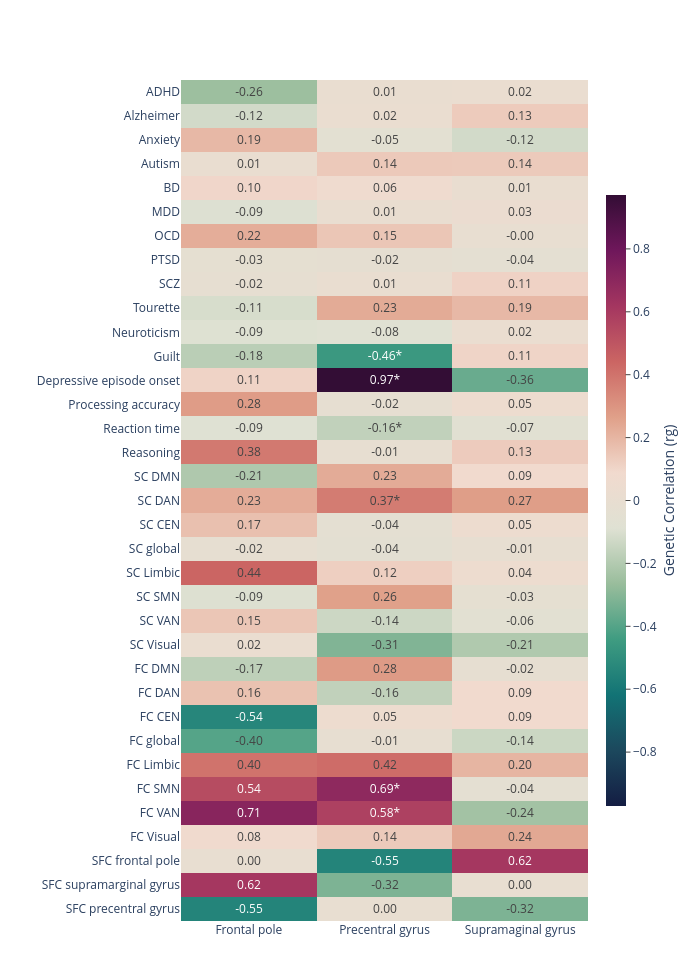

Write notebook code for a chart like this one.
### Code cell
import pandas as pd
import numpy as np
import plotly.graph_objects as go

# Load data
df_fp = pd.read_csv('results_FP.tsv', sep='\t')
df_sg = pd.read_csv('results_SG.tsv', sep='\t')
df_pg = pd.read_csv('results_PG.tsv', sep='\t')

# Preserve original trait order from the first file
trait_order = df_fp['Trait'].tolist()

df_fp['MainTrait'] = 'Frontal pole'
df_sg['MainTrait'] = 'Supramaginal gyrus'
df_pg['MainTrait'] = 'Precentral gyrus'

df_all = pd.concat([df_fp, df_sg, df_pg], ignore_index=True)

# Pivot for correlation values AND p-values
corr_matrix = df_all.pivot(index='Trait', columns='MainTrait', values='GeneticCorrelation')
pval_matrix = df_all.pivot(index='Trait', columns='MainTrait', values='Pvalue')

# Reorder rows to match original CSV order
corr_matrix = corr_matrix.reindex(trait_order)
pval_matrix = pval_matrix.reindex(trait_order)

corr_matrix = corr_matrix.fillna(0)
pval_matrix = pval_matrix.fillna(0)

# Create text with correlation values and asterisks for p < 0.05
text_matrix = []
for i, row in enumerate(corr_matrix.values):
    text_row = []
    for j, val in enumerate(row):
        pval = pval_matrix.iloc[i, j]
        asterisk = '*' if pval < 0.05 else ''
        text_row.append(f"{val:.2f}{asterisk}")
    text_matrix.append(text_row)

# --- PLOTLY ---
fig = go.Figure(data=go.Heatmap(
    z=corr_matrix.values,
    x=corr_matrix.columns,
    y=corr_matrix.index,
    colorscale='curl', #BrBg_r
   # zmin=corr_matrix_clustered.values.min(), 
   # zmax=corr_matrix_clustered.values.max(),
    zmid=0,  # Center colorbar at 0
    colorbar=dict(
        title='Genetic Correlation (rg)',
        titleside='right',
        ticks='outside',
        thickness=20,
        len=0.75,
        y=0.5,
        yanchor='middle'
    ),
    text=text_matrix,
    texttemplate="%{text}",
    hoverinfo='text',
    showscale=True
))

fig.update_layout(
    xaxis=dict(title='', side='bottom'),
    yaxis=dict(title='', autorange='reversed'),
    width=700,
    height=25 * len(corr_matrix) + 100,
    margin=dict(l=100, r=50, t=80, b=50),
    font=dict(size=12)
)

fig.show()

### Figure 1 — Plotly figure (JSON) as saved in the notebook; plotly's stock layout.template omitted (floating-point values rounded to 4 significant figures)
{"data": [{"colorbar": {"len": 0.75, "thickness": 20, "ticks": "outside", "title": {"side": "right", "text": "Genetic Correlation (rg)"}, "y": 0.5, "yanchor": "middle"}, "colorscale": [[0, "rgb(20, 29, 67)"], [0.09091, "rgb(28, 72, 93)"], [0.1818, "rgb(18, 115, 117)"], [0.2727, "rgb(63, 156, 129)"], [0.3636, "rgb(153, 189, 156)"], [0.4545, "rgb(223, 225, 211)"], [0.5455, "rgb(241, 218, 206)"], [0.6364, "rgb(224, 160, 137)"], [0.7273, "rgb(203, 101, 99)"], [0.8182, "rgb(164, 54, 96)"], [0.9091, "rgb(111, 23, 91)"], [1, "rgb(51, 13, 53)"]], "hoverinfo": "text", "showscale": true, "text": [["-0.26", "0.01", "0.02"], ["-0.12", "0.02", "0.13"], ["0.19", "-0.05", "-0.12"], ["0.01", "0.14", "0.14"], ["0.10", "0.06", "0.01"], ["-0.09", "0.01", "0.03"], ["0.22", "0.15", "-0.00"], ["-0.03", "-0.02", "-0.04"], ["-0.02", "0.01", "0.11"], ["-0.11", "0.23", "0.19"], ["-0.09", "-0.08", "0.02"], ["-0.18", "-0.46*", "0.11"], ["0.11", "0.97*", "-0.36"], ["0.28", "-0.02", "0.05"], ["-0.09", "-0.16*", "-0.07"], ["0.38", "-0.01", "0.13"], ["-0.21", "0.23", "0.09"], ["0.23", "0.37*", "0.27"], ["0.17", "-0.04", "0.05"], ["-0.02", "-0.04", "-0.01"], ["0.44", "0.12", "0.04"], ["-0.09", "0.26", "-0.03"], ["0.15", "-0.14", "-0.06"], ["0.02", "-0.31", "-0.21"], ["-0.17", "0.28", "-0.02"], ["0.16", "-0.16", "0.09"], ["-0.54", "0.05", "0.09"], ["-0.40", "-0.01", "-0.14"], ["0.40", "0.42", "0.20"], ["0.54", "0.69*", "-0.04"], ["0.71", "0.58*", "-0.24"], ["0.08", "0.14", "0.24"], ["0.00", "-0.55", "0.62"], ["0.62", "-0.32", "0.00"], ["-0.55", "0.00", "-0.32"]], "texttemplate": "%{text}", "type": "heatmap", "x": ["Frontal pole", "Precentral gyrus", "Supramaginal gyrus"], "y": ["ADHD", "Alzheimer", "Anxiety", "Autism", "BD", "MDD", "OCD", "PTSD", "SCZ", "Tourette", "Neuroticism", "Guilt", "Depressive episode onset", "Processing accuracy", "Reaction time", "Reasoning", "SC DMN", "SC DAN", "SC CEN", "SC global", "SC Limbic", "SC SMN", "SC VAN", "SC Visual", "FC DMN", "FC DAN", "FC CEN", "FC global", "FC Limbic", "FC SMN", "FC VAN", "FC Visual", "SFC frontal pole", "SFC supramarginal gyrus", "SFC precentral gyrus"], "z": [[-0.255, 0.0058, 0.0233], [-0.1203, 0.0217, 0.1332], [0.1919, -0.0531, -0.1213], [0.0065, 0.1398, 0.137], [0.0994, 0.0649, 0.0105], [-0.0925, 0.0089, 0.0338], [0.224, 0.15, -0.0009], [-0.0312, -0.0247, -0.0358], [-0.0182, 0.005, 0.112], [-0.1092, 0.2306, 0.1906], [-0.0902, -0.0758, 0.0204], [-0.1819, -0.4577, 0.1058], [0.1082, 0.9714, -0.3588], [0.2758, -0.0213, 0.046], [-0.0852, -0.1648, -0.0659], [0.3813, -0.0114, 0.1326], [-0.2092, 0.2301, 0.0876], [0.2269, 0.3736, 0.2707], [0.1687, -0.0396, 0.0493], [-0.0173, -0.0449, -0.011], [0.4412, 0.121, 0.0443], [-0.0945, 0.2631, -0.031], [0.1505, -0.1356, -0.0625], [0.0197, -0.3126, -0.2069], [-0.1709, 0.2796, -0.0175], [0.1626, -0.1644, 0.087], [-0.5352, 0.0476, 0.0891], [-0.3975, -0.0087, -0.1381], [0.3995, 0.4203, 0.2006], [0.5361, 0.6901, -0.042], [0.7122, 0.5754, -0.2394], [0.0784, 0.1364, 0.2396], [0, -0.5466, 0.6157], [0.6157, -0.3198, 0], [-0.5466, 0, -0.3198]], "zmid": 0}], "layout": {"font": {"size": 12}, "height": 975, "margin": {"b": 50, "l": 100, "r": 50, "t": 80}, "width": 700, "xaxis": {"side": "bottom", "title": {"text": ""}}, "yaxis": {"autorange": "reversed", "title": {"text": ""}}}}
